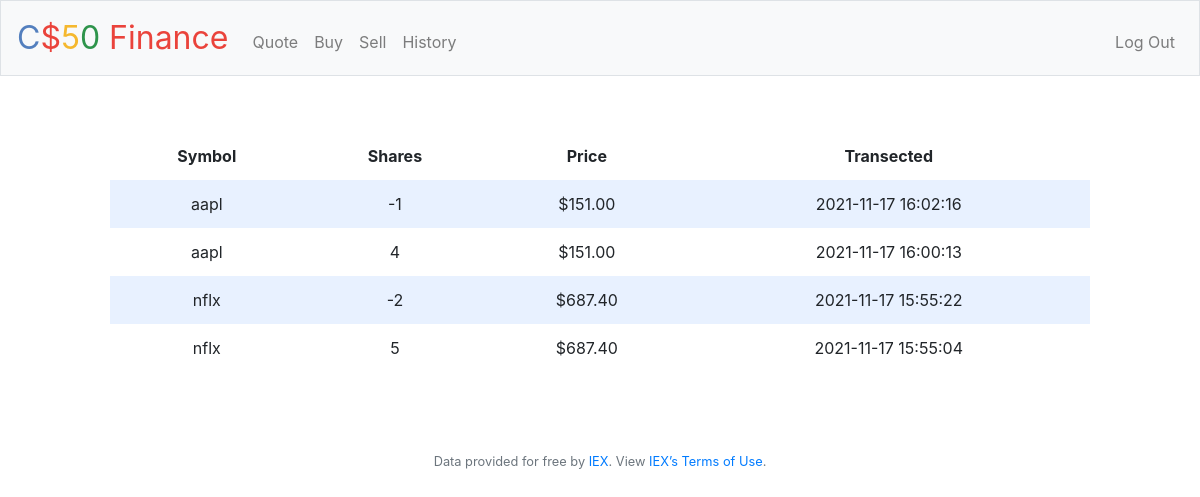
The app's page /history (signed in) with its own data.
### tables this page shows
CREATE TABLE records(id INTEGER, username TEXT NOT NULL, symbol TEXT NOT NULL, company_name TEXT NOT NULL, price NUMERIC NOT NULL, shares NUMERIC NOT NULL, datetime DATETIME NOT NULL, PRIMARY KEY(id));

### application.py (the view)
@app.route("/history")
@login_required
def history():
    Id = session["user_id"]
    row = db.execute("SELECT * FROM users WHERE id = ?", Id)
    username = row[0]['username']
    rows = db.execute("SELECT * FROM records WHERE username = ? ORDER BY datetime DESC", username)
    return render_template("history.html", rows=rows)

### application.py (called while the page is built)
@app.after_request
def after_request(response):
    response.headers["Cache-Control"] = "no-cache, no-store, must-revalidate"
    response.headers["Expires"] = 0
    response.headers["Pragma"] = "no-cache"
    return response

### helpers.py (called while the page is built)
def login_required(f):
    @wraps(f)
    def decorated_function(*args, **kwargs):
        if session.get("user_id") is None:
            return redirect("/login")
        return f(*args, **kwargs)
    return decorated_function

### templates/history.html (shortened to what this page needs)
{% extends "layout.html" %}
{% block main %}
           <div class="section">
                <table>
                    <thead>
                        <tr>
                            <th>Symbol</th>
                            <th>Shares</th>
                            <th>Price</th>
                            <th>Transected</th>
                        </tr>
                    </thead>
                    <tbody>
                          {% for row in rows %}
                            <tr>
                                <td>{{row.symbol}}</td>
                                <td>{{row.shares}}</td>
                                <td>{{"$%.2f"|format(row.price|float)}}</td>
                                <td>{{row.datetime}}</td>
                            </tr>
                          {% endfor %}
                    </tbody>
                </table>
            </div>
{% endblock %}

### static/styles.css (style rules this page uses)
table { background-color: transparent; margin-bottom: 1rem; width: 100%; }
table th, table td { padding: 0.75rem; vertical-align: middle; }
tbody tr:nth-of-type(odd) { background-color: rgb(179, 208, 255, 0.3) }
.section { padding-bottom: 1rem; padding-left: 2rem; padding-right: 2rem; padding-top: 0.5rem; }

### records on screen
records: symbol "aapl", shares "-1", price "$151.00", datetime "2021-11-17 16:02:16"
records: symbol "aapl", shares "4", price "$151.00", datetime "2021-11-17 16:00:13"
records: symbol "nflx", shares "-2", price "$687.40", datetime "2021-11-17 15:55:22"
records: symbol "nflx", shares "5", price "$687.40", datetime "2021-11-17 15:55:04"
